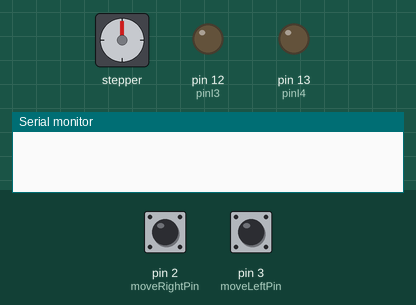
Simulated run of this sketch. Board: Arduino Uno, built with avr-gcc and run on an emulated ATmega328P. On the bench: stepper motor, output pins drawn as LEDs (lit = HIGH), the last lines printed to the serial monitor. Wiring (inferred from the names in the program): stepper motor (200 steps per turn assumed): coils pin 8, pin 9, pin 10, pin 11. Inputs (shaded band) come from the test bench; at power-on: pin 2 (moveRightPin) HIGH, pin 3 (moveLeftPin) HIGH. Pins used as bus, display or sensor lines are not drawn.

Above: at 1.2 s.
1.3 s: pin 2 (moveRightPin) pulled LOW for 1 s
At 2.9 s:
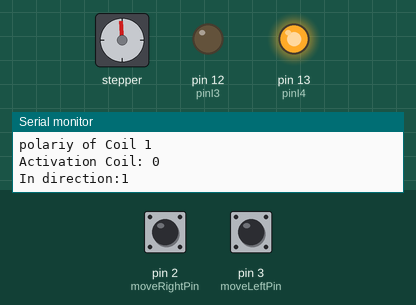
3.9 s: pin 3 (moveLeftPin) pulled LOW for 3.2 s
At 6.1 s:
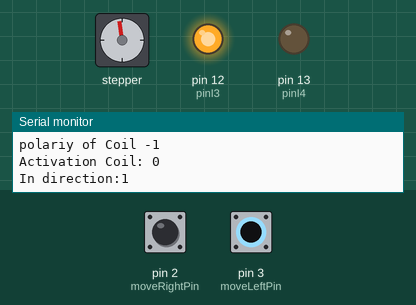
8.6 s: pin 2 (moveRightPin) pulled LOW for 0.25 s
At 10.2 s:
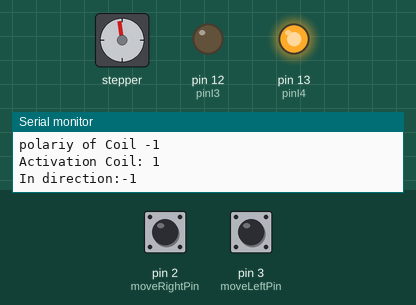
10.5 s: pin 3 (moveLeftPin) pulled LOW for 1 s
At 12.6 s:
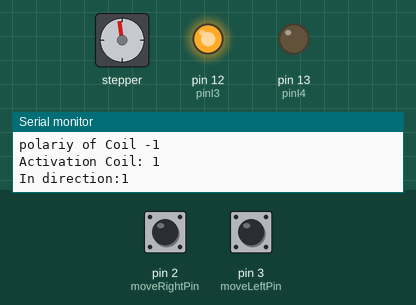
Timing chart, 0 to 14.1 s (numbered marks = the images above; inputs shaded):
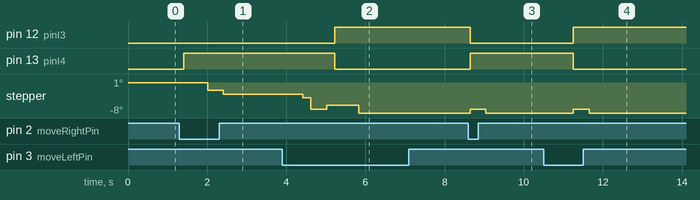

Measured:
- after the input at 1.3 s, pin 13 (pinI4): LOW → HIGH after 0.11 s; stepper: goes -2° 0.40 s, then -3°, starting after 0.71 s
- after the input at 8.6 s, pin 12 (pinI3): HIGH → LOW at once; pin 13 (pinI4): LOW → HIGH at once; stepper: goes -7° 0.40 s, then -8°, starting at once
- after the input at 10.5 s, pin 12 (pinI3): LOW → HIGH after 0.75 s; pin 13 (pinI4): HIGH → LOW after 0.75 s; stepper: goes -7° 0.40 s, then -8°, starting after 0.75 s

The sketch:

LinearDriverControl.ino
```cpp
// (licence header left out)
// Modified by Rob Read to control the Linear Actuator...

int pinI1=8;//define I1 interface

int pinI2=11;//define I2 interface
int speedpinA=9;//enable motor A
int pinI3=12;//define I3 interface
int pinI4=13;//define I4 interface
int speedpinB=10;//enable motor B
int spead =127;//define the spead of motor
const int FULLSPEED = 255;
int moveRightPin = 2;
int moveLeftPin = 3;

// This is the model of our actuator.
// P is the position of the P coil in 1/2" increments.
int p = 0;
// Q is the position of the Q coil in 1/2" increments.
// By structure, Q = P + 3
int q() {
  return p+3;
}
// The polarity of any position is given by this funciton...
// +1 means North to the right, -1 means South to the right (postive x), 0 means unstable.
// Someday this could be a continuous function....if we every try to get continuos
// resolutin from our 2-coil system.
// The period of polarity is 4 (in half inches).
int polarity(int pos) {
  int modpos = pos % 4;
  switch(modpos) {
    case 0:
      return 0;
    case 1:
      return 1;
    case 2:
      return 0;
    case 3:
      return -1;
  }
}


void setup()
{
  pinMode(pinI1,OUTPUT);
  pinMode(pinI2,OUTPUT);
  pinMode(speedpinA,OUTPUT);
  pinMode(pinI3,OUTPUT);
  pinMode(pinI4,OUTPUT);
  pinMode(speedpinB,OUTPUT);
  pinMode(moveRightPin,INPUT);
  pinMode(moveLeftPin,INPUT);
  Serial.begin(9600);
}


void stop()//
{
     digitalWrite(speedpinA,LOW);// Unenble the pin, to stop the motor. this should be done to avid damaging the motor.
     digitalWrite(speedpinB,LOW);
     delay(1000);

}

void activate(int coil,int direction,int strength) {
  if (coil == 0) {
    analogWrite(speedpinA,strength);
  } else if (coil == 1) {
    analogWrite(speedpinB,strength);
  }
  if (coil == 0) {
    if (direction == 1) {
      digitalWrite(pinI2,LOW);
      digitalWrite(pinI1,HIGH);
    } else if (direction == -1) {
      digitalWrite(pinI2,HIGH);
      digitalWrite(pinI1,LOW);
    }
  } else if (coil == 1) {
    if (direction == 1) {
      digitalWrite(pinI4,LOW);
      digitalWrite(pinI3,HIGH);
    } else if (direction == -1) {
      digitalWrite(pinI4,HIGH);
      digitalWrite(pinI3,LOW);
    }
  }
}
void deactivate(int coil) {
  if (coil == 0)
    digitalWrite(speedpinA,LOW);
  if (coil == 1)
    digitalWrite(speedpinB,LOW);
}

bool toggle = false;

// Now, to move half an inch, we have
// to deside which coil has polarity.
// We then push that coil according to the polarity, and
// update the position.
// Positive means move right, negative means move left.
void moveHalfInch(int s) {
  // 0 means the P Coil, 1 means the Q Coil.
  int coilWithPolarity = (polarity(p) == 0) ? 1 : 0;
  int polarityOfCoil = (coilWithPolarity) ? polarity(q()) : polarity(p);

  Serial.print("polariy of Coil ");
  Serial.println(polarityOfCoil);
  Serial.print("Activation Coil: ");
  Serial.println(coilWithPolarity);
  Serial.print("In direction:");
  Serial.println(s*polarityOfCoil);
  activate(coilWithPolarity,s*polarityOfCoil,FULLSPEED);
  delay(400);
  deactivate(coilWithPolarity);

  // Now make the model reflect the update
  p += s;
}


void moveLeftCand1() {
  int activatedir = toggle ? -1 : 1;
  activate(1,activatedir,FULLSPEED);
  // Let's wait 1/10 of a second to take affect.
  delay(200);
  activate(0,activatedir,FULLSPEED);
  toggle = !toggle;
  delay(200);
  deactivate(1);
  delay(300);
  deactivate(0);
}
void moveRightCand1() {
  int activatedir = toggle ? 1 : -1;
  activate(1, activatedir ,FULLSPEED);
  // Let's wait 1/10 of a second to take affect.
  delay(200);
  activate(0,activatedir,FULLSPEED);
  toggle = !toggle;
  delay(200);
  deactivate(1);
  delay(300);
  deactivate(0);
}


void TestButtons()
{
  int valRight = digitalRead(moveRightPin);
  if (valRight == LOW) {
   Serial.println("Moving Right");
    moveHalfInch(1);
  }
  int valLeft = digitalRead(moveLeftPin);
  if (valLeft == LOW) {
    Serial.println("Moving Left");
    moveHalfInch(-1);
  }
 deactivate(0);
 deactivate(1);
}

void loop() {
  TestButtons();
  delay(200);
}
```
